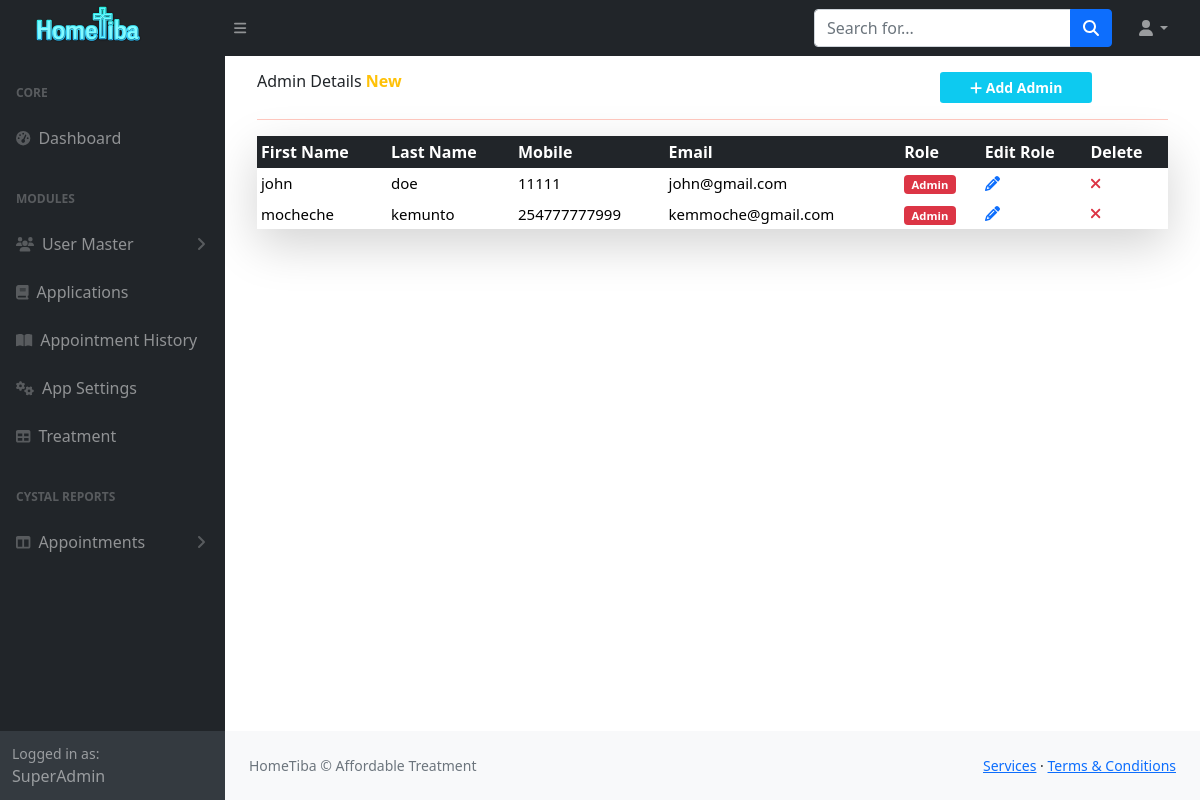
/Hospital/superadmin/admins.php, run on the app's committed database.
### tables this page shows
CREATE TABLE `users` (
  `userid` int(11) NOT NULL,
  `FirstName` varchar(20) NOT NULL,
  `LastName` varchar(20) NOT NULL,
  `email` varchar(50) NOT NULL,
  `Password` varchar(255) NOT NULL,
  `Role` enum('Admin','Doctor','Nurse','Patient') NOT NULL DEFAULT 'Patient',
  `Telphone` bigint(20) NOT NULL,
  `creationdate` date NOT NULL DEFAULT current_timestamp()
);

### Hospital/superadmin/admins.php (the view, shortened to what this page needs)
<?php
include "includes/header.php";
include "includes/topnav.php";
include "includes/sidenav.php";
?>
<div id="layoutSidenav_content">
                <main>
                    <div class="container-fluid px-4">
                    <div class=" col-md-12 mt-2 p-2">
                            <div class=" col-md-12  d-flex">
                                <h6 class="col-md-9">Admin Details <b class="text-warning ">  New</b></h6>
                                <a href="createadmin.php" class="btn btn-sm col-md-2 " style="background: #0dcaf0;color:white;font-weight:bold;"><i class="fas fa-plus"></i> Add Admin</a>
                            </div>
                                <hr style="color:#ff2400">
                            <div class=" col-md-12 mx-auto shadow-lg  ">
                                <?php
                        include "../config.php";
                            $sql = "SELECT * FROM users WHERE Role='admin'";
                            if($result = mysqli_query($conn, $sql)){
                                if(mysqli_num_rows($result) > 0){
                                    echo '<table class=" text-warning  table table-responsive table table-borderless table-sm ">';
                                        echo "<thead >";
                                            echo "<tr class='text-white bg-dark'>";
                                                echo "<th>First Name</th>";
                                                echo "<th>Last Name</th>";
                                                echo "<th>Mobile</th>";
                                                echo "<th>Email</th>";
                                                echo "<th>Role</th>";
                                                echo "<th>Edit Role</th>";
                                                echo "<th>Delete</th>";
                                            echo "</tr>";
                                        echo "</thead>";
                                        echo "<tbody class='text-dark'>";
                                        while($row = mysqli_fetch_array($result)){
                                            echo "<tr style='color:black; font-size:15px'>";
                                                echo "<td>" . $row['FirstName'] . "</td>";
                                                echo "<td>" . $row['LastName'] . "</td>";
                                                echo "<td>" . $row['Telphone'] . "</td>";
                                                echo "<td>" .$row['email']. "</td>";
                                                echo "<td>" ;
                                                echo '<span class="badge bg-danger">Admin</span>';
                                                echo "</td>";
                                                echo "<td>";
                                                echo '<a  "class="text-info" href="updateuser.php?userid='. $row['userid'] .'"  title="Update user " data-toggle="tooltip"><span class=" fas fa-pencil"></span></a>';
                                                echo  " </td>";
                                                echo  "<td>";
                                                echo '<a class="text-danger " href="deleteuser.php?userid='. $row['userid'] .'"  title="Delete user" data-bs-toggle="modal" data-bs-target="#deleteUser"><i class="fa fa-times" aria-hidden="true"></i></a>';
                                                echo "</td>";
                                            echo "</tr>";
                                        }
                                        echo "</tbody>";
                                    echo "</table>";
                                } else{
                                    echo '<div class="alert alert-danger"><em>No records were found.</em></div>';
                                }
                            } else{
                                echo "Oops! Something went wrong. Please try again later.";
                            }
                            ?>
                        </div>
            </div>
                    </div>
                </main>
<?php
include "includes/footer.php";
?>

### data on the page
users: FirstName "john", LastName "doe", Telphone "11111", email "john@gmail.com"
users: FirstName "mocheche", LastName "kemunto", Telphone "254777777999", email "kemmoche@gmail.com"
